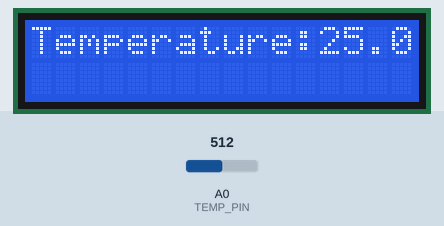
Recording of a sketch running on a simulated Arduino Uno, built with avr-gcc and run on an emulated ATmega328P. On the bench: 16×2 character LCD. The test bench sets the inputs (shaded band); at power-on: A0 (TEMP_PIN) = 512.

Above: at 1.2 s.
1.3 s: A0 (TEMP_PIN) set to 716
At 2.4 s:
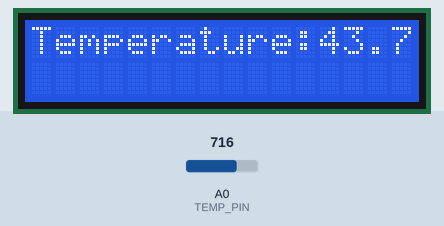
4.0 s: A0 (TEMP_PIN) set to 900
At 5.3 s:
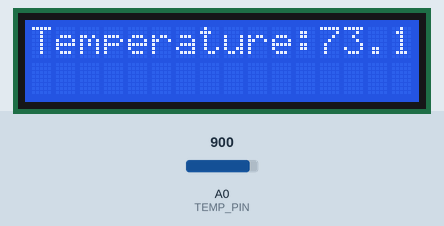
6.7 s: A0 (TEMP_PIN) set to 1023
At 8.8 s:
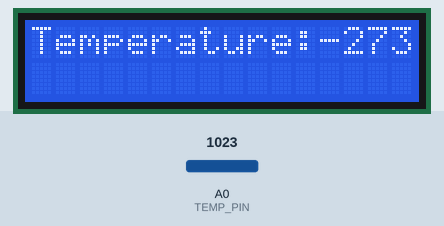
Timing chart, 0 to 10.3 s (numbered marks = the images above; inputs shaded):
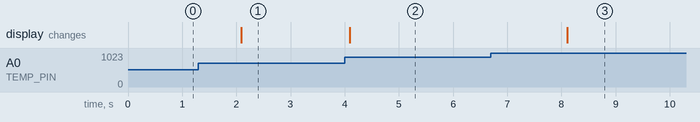

The sketch:

ex6.ino
```cpp
#include <LiquidCrystal_PCF8574.h>
LiquidCrystal_PCF8574 lcd(0x27);

const int TEMP_PIN = A0;
const int B = 4275.0;
const long int R0 = 100000.0;

void setup() {
  lcd.begin(16, 2);
  lcd.setBacklight(255);
  lcd.home();
  lcd.clear();
  lcd.print("Temperature:");
}

void loop() {
  int sig = analogRead(TEMP_PIN);
  float R = ((1023.0/sig) - 1.0);
  R = (float) R * R0;
  float log_sig = log(R/R0);
  float temp = 1/((log_sig/B) + 1/298.15) - 273.15;
  lcd.setCursor(12,0);
  lcd.print(temp,1);
  delay(2000);

}
```

Measured:
- after the input at 1.3 s, the display: changes after 0.79 s (image 1)
- after the input at 4.0 s, the display: changes after 0.10 s (image 2)
- after the input at 6.7 s, the display: changes after 1.4 s (image 3)
